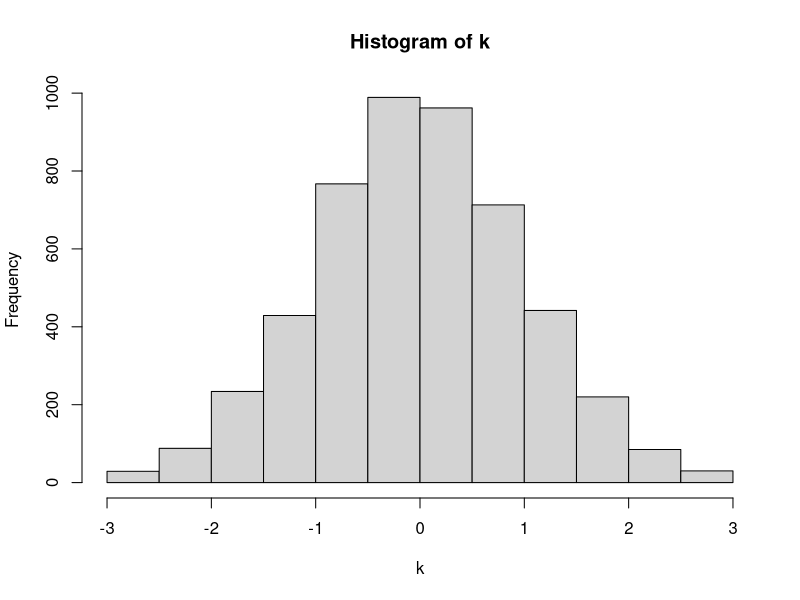

Generate this figure with R:
## ---- chunk 1
knitr::opts_chunk$set(echo = TRUE)
## ---- chunk 2
set.seed(1234567890)
x <- rnorm(5000)
m<-mean(x)
m #vidurkis
sn<-sd(x)
sn #standartinis nuokrypis
## ---- chunk 3
r1=m-(3*sn)
r2=m+(3*sn)

i=0
for(i in 1:5000){
  if (x[i]<r1 | x[i]>r2){
    print(paste("x=", x[i], "indeksas=", i))
    i=i+1
  }  
}
## ---- chunk 4
k<-subset(x, x>r1 & x<r2)
hist(k)
